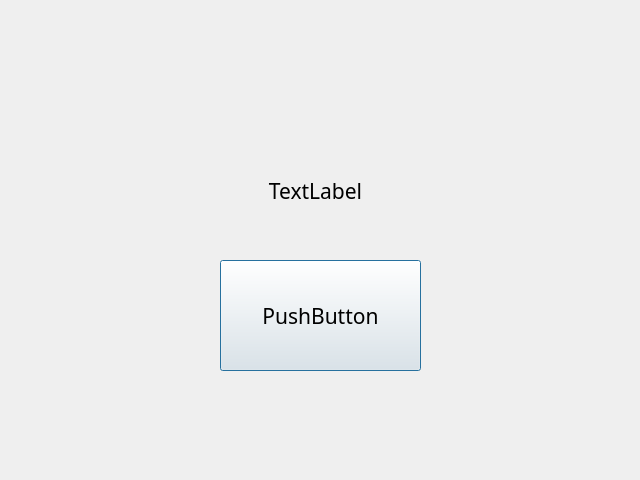
<?xml version="1.0" encoding="UTF-8"?>
<ui version="4.0">
 <class>Dialog</class>
 <widget class="QDialog" name="Dialog">
  <property name="geometry">
   <rect>
    <x>0</x>
    <y>0</y>
    <width>640</width>
    <height>480</height>
   </rect>
  </property>
  <property name="windowTitle">
   <string>Dialog</string>
  </property>
  <widget class="QPushButton" name="pushButton">
   <property name="geometry">
    <rect>
     <x>220</x>
     <y>260</y>
     <width>201</width>
     <height>111</height>
    </rect>
   </property>
   <property name="font">
    <font>
     <family>Agency FB</family>
     <pointsize>16</pointsize>
    </font>
   </property>
   <property name="text">
    <string>PushButton</string>
   </property>
  </widget>
  <widget class="QLabel" name="label">
   <property name="geometry">
    <rect>
     <x>240</x>
     <y>140</y>
     <width>151</width>
     <height>101</height>
    </rect>
   </property>
   <property name="font">
    <font>
     <family>Agency FB</family>
     <pointsize>16</pointsize>
    </font>
   </property>
   <property name="text">
    <string>TextLabel</string>
   </property>
   <property name="alignment">
    <set>Qt::AlignCenter</set>
   </property>
  </widget>
 </widget>
 <resources/>
 <connections/>
</ui>
